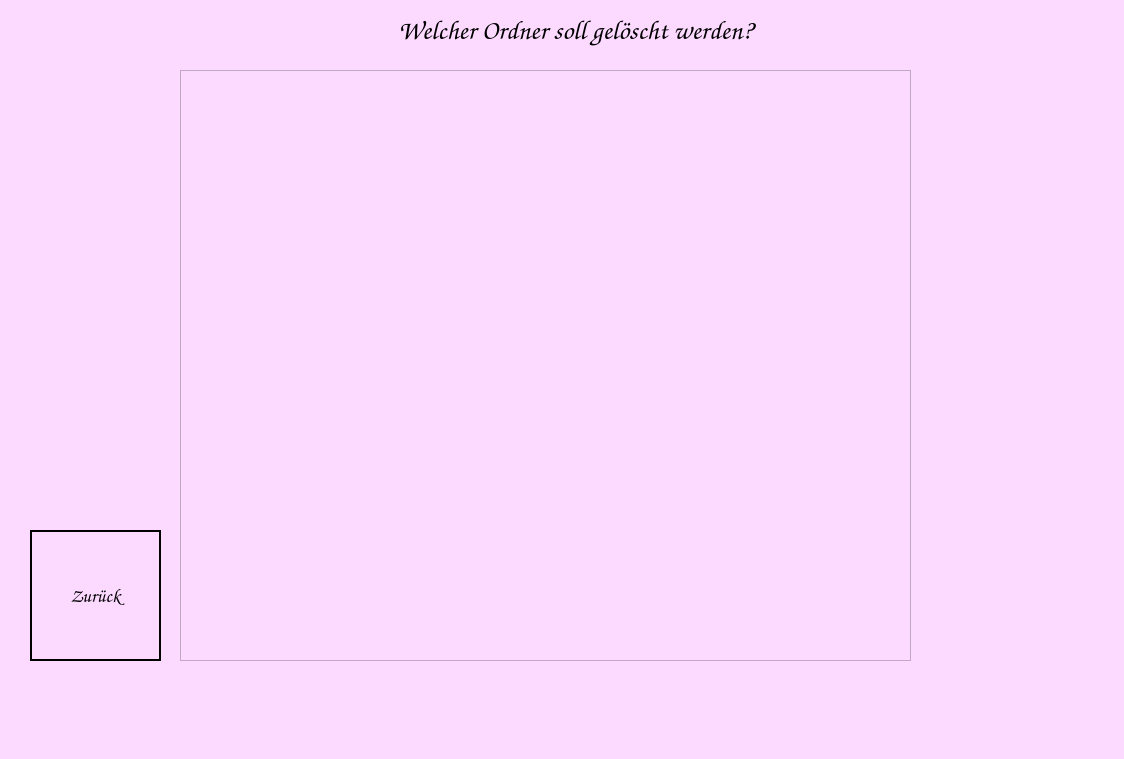
<?xml version="1.0" encoding="UTF-8"?>
<ui version="4.0">
 <class>WindowDeleteFolder</class>
 <widget class="QMainWindow" name="WindowDeleteFolder">
  <property name="geometry">
   <rect>
    <x>0</x>
    <y>0</y>
    <width>1124</width>
    <height>759</height>
   </rect>
  </property>
  <property name="windowTitle">
   <string>Vokabeltrainer</string>
  </property>
  <property name="styleSheet">
   <string notr="true">background-color: rgb(252, 217, 255);</string>
  </property>
  <widget class="QWidget" name="centralwidget">
   <widget class="QLabel" name="label">
    <property name="geometry">
     <rect>
      <x>340</x>
      <y>10</y>
      <width>471</width>
      <height>41</height>
     </rect>
    </property>
    <property name="font">
     <font>
      <family>Comic Sans MS</family>
      <pointsize>20</pointsize>
      <bold>true</bold>
     </font>
    </property>
    <property name="layoutDirection">
     <enum>Qt::LayoutDirection::LeftToRight</enum>
    </property>
    <property name="text">
     <string>Welcher Ordner soll gelöscht werden?</string>
    </property>
    <property name="alignment">
     <set>Qt::AlignmentFlag::AlignCenter</set>
    </property>
   </widget>
   <widget class="QListWidget" name="listWidget">
    <property name="geometry">
     <rect>
      <x>180</x>
      <y>70</y>
      <width>731</width>
      <height>591</height>
     </rect>
    </property>
    <property name="font">
     <font>
      <family>Comic Sans MS</family>
      <pointsize>20</pointsize>
      <bold>true</bold>
     </font>
    </property>
   </widget>
   <widget class="QLabel" name="label_2">
    <property name="geometry">
     <rect>
      <x>30</x>
      <y>530</y>
      <width>131</width>
      <height>131</height>
     </rect>
    </property>
    <property name="text">
     <string/>
    </property>
    <property name="pixmap">
     <pixmap>../pictures/horse_back.png</pixmap>
    </property>
    <property name="scaledContents">
     <bool>true</bool>
    </property>
   </widget>
   <widget class="QPushButton" name="pb_back">
    <property name="geometry">
     <rect>
      <x>30</x>
      <y>530</y>
      <width>131</width>
      <height>131</height>
     </rect>
    </property>
    <property name="font">
     <font>
      <family>Comic Sans MS</family>
      <pointsize>14</pointsize>
      <bold>true</bold>
      <underline>false</underline>
     </font>
    </property>
    <property name="styleSheet">
     <string notr="true">background-color: transparent;
border-color: rgb(0, 0, 0);
border: 2px solid black;</string>
    </property>
    <property name="text">
     <string>Zurück</string>
    </property>
   </widget>
  </widget>
  <widget class="QMenuBar" name="menubar">
   <property name="geometry">
    <rect>
     <x>0</x>
     <y>0</y>
     <width>1124</width>
     <height>23</height>
    </rect>
   </property>
  </widget>
  <widget class="QStatusBar" name="statusbar"/>
 </widget>
 <resources/>
 <connections/>
</ui>
